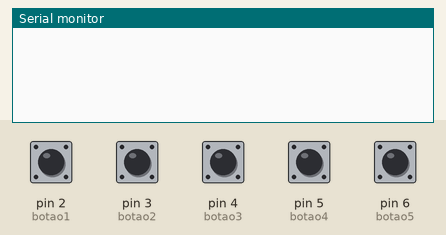
Recording of a sketch running on a simulated Arduino Uno, built with avr-gcc and run on an emulated ATmega328P. Parts: the last lines printed to the serial monitor. The inputs (shaded band) are chosen by the test bench; at power-on: pin 2 (botao1), pin 3 (botao2), pin 4 (botao3), pin 5 (botao4), pin 6 (botao5) LOW.

Above: at 1.2 s.
1.3 s: pin 2 (botao1) pulled HIGH for 0.15 s
At 2.5 s:
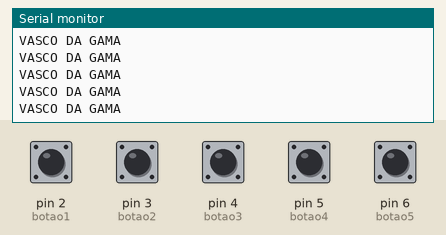
2.9 s: pin 3 (botao2) pulled HIGH for 0.15 s
At 3.9 s:
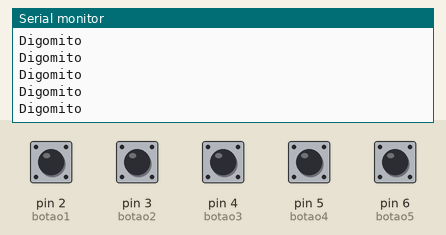
4.5 s: pin 4 (botao3) pulled HIGH for 0.15 s
At 5.3 s:
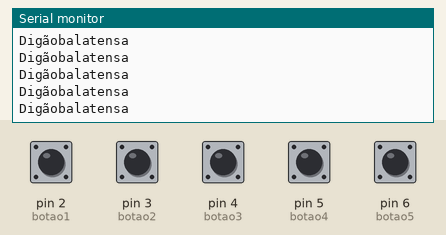
6.1 s: pin 5 (botao4) pulled HIGH for 0.15 s
At 7.4 s:
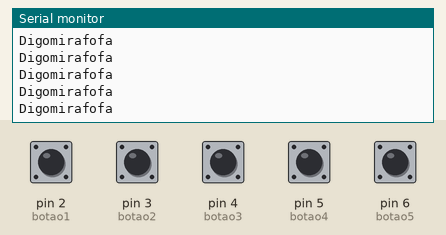
7.7 s: pin 6 (botao5) pulled HIGH for 0.15 s
At 8.6 s:
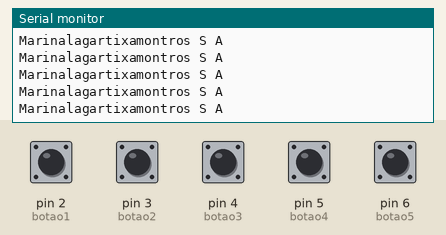
9.3 s: pin 2 (botao1) driven HIGH and pin 3 (botao2) driven HIGH
At 10.3 s:
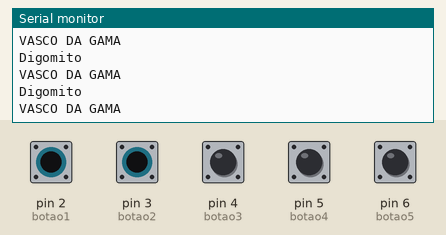

The sketch:

codigo.ino
```cpp
const int botao1 = 2;
const int botao2 = 3;
const int botao3 = 4;
const int botao4 = 5;
const int botao5 = 6;
int var1;
int var2;
int var3;
int var4;
int var5;

void setup()
{
  pinMode(botao1, INPUT);
  pinMode(botao2, INPUT);
  pinMode(botao3, INPUT);
  pinMode(botao4, INPUT);
  pinMode(botao5, INPUT);
  Serial.begin(9600);
}

void loop()
{
  var1 = digitalRead(botao1);
  var2 = digitalRead(botao2);
  var3 = digitalRead(botao3);
  var4 = digitalRead(botao4);
  var5 = digitalRead(botao5);

  if (var1){
  Serial.println("VASCO DA GAMA");
  }

  if (var2){
  Serial.println("Digomito");
  }

  if (var3){
  Serial.println("Digãobalatensa");
  }

  if (var4){
  Serial.println("Digomirafofa");
  }

  if (var5){
  Serial.println("Marinalagartixamontros S A");
  }

}
```

Measured:
- after the input at 1.3 s, the serial monitor: prints a new line at once (image 1)
- after the input at 2.9 s, the serial monitor: prints a new line at once (image 2)
- after the input at 4.5 s, the serial monitor: prints a new line at once (image 3)
- after the input at 6.1 s, the serial monitor: prints a new line at once (image 4)
- after the input at 7.7 s, the serial monitor: prints a new line at once (image 5)
- after the input at 9.3 s, the serial monitor: prints a new line at once (image 6)
